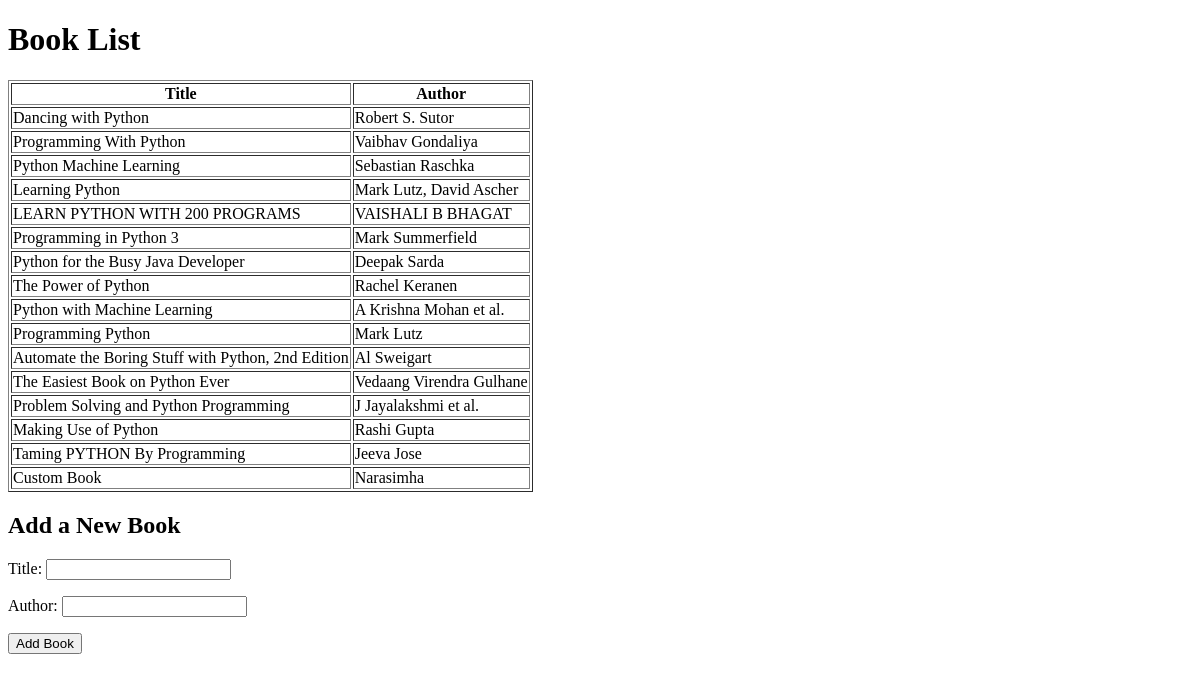
/books/, run on an earlier commit of the app's database.
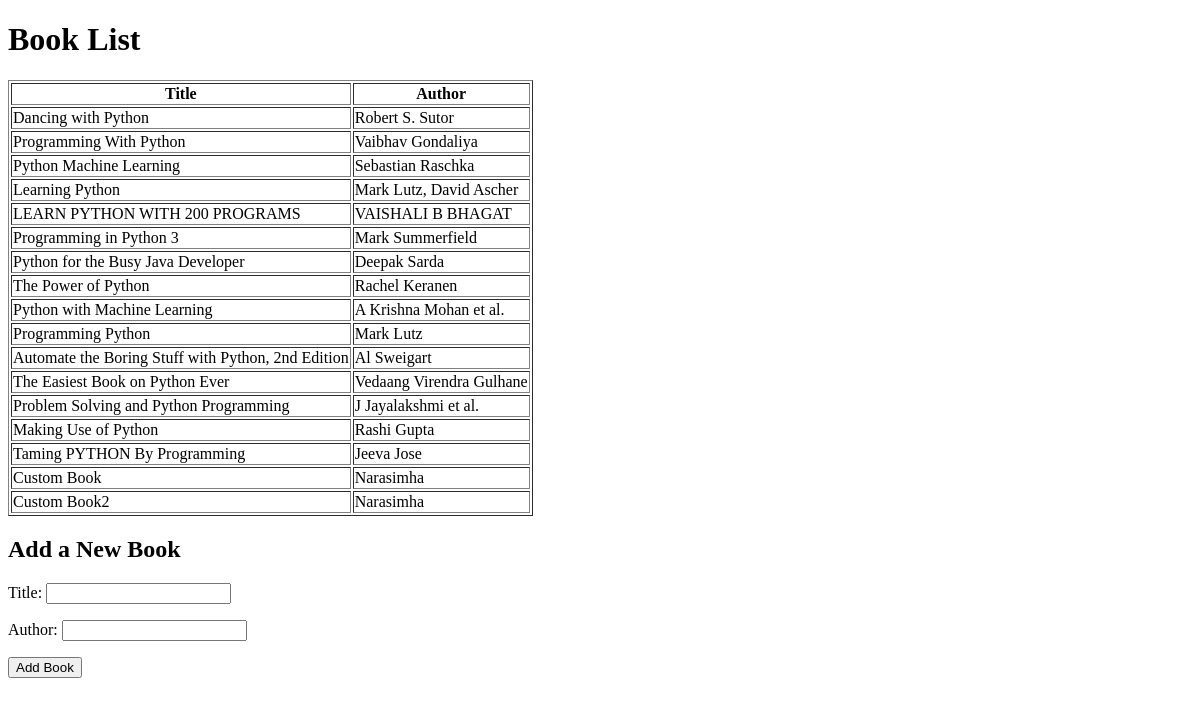
And on a later commit of the database.
### books/models.py (models this page shows, shortened)
class Book(models.Model):
    title = models.CharField(max_length=100)
    author = models.CharField(max_length=100)

### books/views.py (the view, shortened to what this page needs)
# urls.py: path('books/', book_list, name='book-list'),
@csrf_exempt
def book_list(request):
    books = Book.objects.all()
    form = BookForm()
    return render(request, 'books_list.html', {'books': books, 'form': form})

### books/forms.py
class BookForm(forms.ModelForm):
    class Meta:
        model = Book
        fields = ['title', 'author']

### books/templates/books_list.html (shortened to what this page needs)
<!DOCTYPE html>
<html lang="en">
<head>
</head>
<body>
    <h1>Book List</h1>
    <table border="1">
        <thead>
            <tr>
                <th>Title</th>
                <th>Author</th>
            </tr>
        </thead>
        <tbody>
            {% for book in books %}
                <tr>
                    <td>{{ book.title }}</td>
                    <td>{{ book.author }}</td>
                </tr>
            {% endfor %}
        </tbody>
    </table>
    <h2>Add a New Book</h2>
    <form method="post" action="{% url 'book-list' %}">
        {{ form.as_p }}
        <button type="submit">Add Book</button>
    </form>
</body>
</html>

What changed in the data, as far as the page shows it:
added Book: title "Custom Book2", author "Narasimha"
